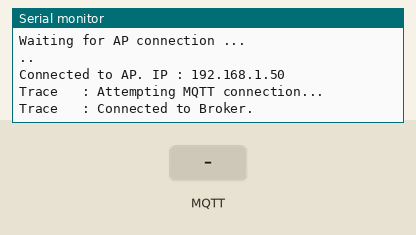
Simulated run of this sketch. Board: ESP8266 (NodeMCU). Parts: the last lines printed to the serial monitor. The test bench sets the inputs (shaded band). WiFi joins after 1.5 s; servers stay silent unless stated; no MQTT or app messages arrive unless stated.

Above: at 3.2 s.
3.3 s: MQTT message "1" arrives on the first subscribed topic
At 3.6 s:
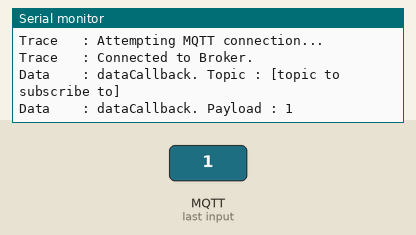
4.8 s: MQTT message "on" arrives on the first subscribed topic
At 6.0 s:
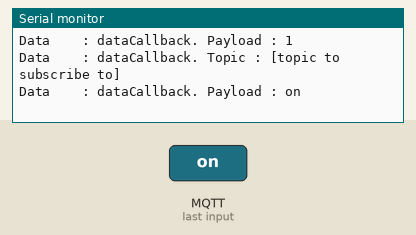
6.3 s: MQTT message "off" arrives on the first subscribed topic
At 7.1 s:
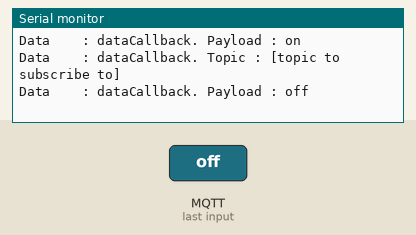

Measured:
- after the input at 3.3 s, the serial monitor: prints a new line at once (image 1)
- after the input at 4.8 s, the serial monitor: prints a new line at once (image 2)
- after the input at 6.3 s, the serial monitor: prints a new line at once (image 3)

The sketch:

Node_MCU_Sketch.ino
```cpp
#include <ESP8266WiFi.h>
#include <Arduino.h>

#include "MQTTConnector.h"
#include "Credentials.h"

#define WIFI_TIMEOUT 1000
#define LOOP_TIMEOUT 10000

/*Function to make sure Serial communication is working and connect the NODEMCU to the wifi router*/
void WiFiBegin(const char* ssid, const char* pass)
{
  WiFi.begin(ssid, pass);
  while(!Serial){}
  Serial.printf("Waiting for AP connection ...\n");
  while(WiFi.status() != WL_CONNECTED)
  {
    delay(WIFI_TIMEOUT);
    Serial.printf(".");
  }
  IPAddress ip = WiFi.localIP();
  Serial.printf("\nConnected to AP. IP : %d.%d.%d.%d\n",
    ip[0],ip[1],ip[2],ip[3]);
}

/*array of characters to store incoming messages*/
const byte numChars = 255;
char receivedChars[numChars];


boolean newData = false; //is true when there is an untreated new data

void setup()
{
  Serial.begin(9600); //Start serial communication
  Serial.setDebugOutput(true);
  WiFiBegin(STA_SSID, STA_PASS);
  MQTTBegin(); //Initalize subscription to broker and topic
}

void loop()
{
  recvWithStartEndMarkers();
  showNewData();
  sendNewData();
  MQTTLoop(); // makes sure the nodemcu is still connected and reconnects to broker and topic in case it disconnects
}

/*function to recieve the message from the arduino
Nodemcu will ignore all incoming serial characters until the character "<" is sent
then incoming characters will be stored in receivedChars with a maximum of 255 characters
cahracters stop being stored when ">" is recieved and newData == true*/

void recvWithStartEndMarkers() {
    static boolean recvInProgress = false;
    static byte ndx = 0;
    char startMarker = '<';
    char endMarker = '>';
    char rc;

    while (Serial.available() > 0 && newData == false) {
        rc = Serial.read();

        if (recvInProgress == true) {
            if (rc != endMarker) {
                receivedChars[ndx] = rc;
                ndx++;
                if (ndx >= numChars) {
                    ndx = numChars - 1;
                }
            }
            else {
                receivedChars[ndx] = '\0'; // terminate the string
                recvInProgress = false;
                ndx = 0;
                newData = true;
            }
        }

        else if (rc == startMarker) {
            recvInProgress = true;
        }
    }
}

/*function to display data on the serial port*/

void showNewData() {
    if (newData == true) {
        Serial.print("This just in ... ");
        Serial.println(receivedChars);
    }
}

/*function that checks if there is a message to send and initiate sending */
void sendNewData() {
    if (newData == true) {
        MQTTsend();
    }
}

/*Function that publishes the new message from the arduino in the designated topic */
void MQTTsend(){
  if(MQTTPublish(TOPIC,receivedChars))
  {
      newData=false;
      Serial.printf("MQTTPublish was successful.\n");
  }
}
```

Credentials.h
```cpp
#ifndef ARDUINO_CREDENTIALS_H
#define ARDUINO_CREDENTIALS_H

/* WiFi Credentials to connect Internet */
#define STA_SSID "Your SSID here"
#define STA_PASS "Your password here"

/* Provide MQTT broker credentials as denoted in maqiatto.com. */
#define MQTT_BROKER       "broker name"
#define MQTT_BROKER_PORT  1883
#define MQTT_USERNAME     "Username if any"
#define MQTT_KEY          "Password if any"

/* Provide topic as it is denoted in your topic list.
 * For example mine is : cadominna@gmail.com/topic1
 * To add topics, see https://www.maqiatto.com/configure
 */
#define TOPIC    "topic to send messages"
#define TOPICSUB "topic to subscribe to"

#define DEVICE_ID "01"
#endif /* ARDUINO_CREDENTIALS_H */
```

MQTTConnector.cpp
```cpp
#include <ESP8266WiFi.h>
#include <PubSubClient.h>
#include "MQTTConnector.h"
#include "Credentials.h"

WiFiClient wifiClient;
PubSubClient mqttClient(wifiClient);

boolean mqttInitCompleted = false;
String clientId = "IoTPractice-" + String(ESP.getChipId());
/* Incoming data callback. */
void dataCallback(char* topic, byte* payload, unsigned int length)
{
  char payloadStr[length + 1];
  memset(payloadStr, 0, length + 1);
  strncpy(payloadStr, (char*)payload, length);
  Serial.printf("Data    : dataCallback. Topic : [%s]\n", topic);
  Serial.printf("Data    : dataCallback. Payload : %s\n", payloadStr);
  if(payloadStr[0] == DEVICE_ID[0] && payloadStr[1] == DEVICE_ID[1])
  {
  Serial.write("<");
  Serial.print(payloadStr);
  Serial.print(">");
  }
}
/*Function to connect to broker and subscribe to a topic*/
void performConnect()
{
  uint16_t connectionDelay = 5000;
  while (!mqttClient.connected())
  {
    Serial.printf("Trace   : Attempting MQTT connection...\n");
    //if (mqttClient.connect(clientId.c_str(), MQTT_USERNAME, MQTT_KEY))
    if (mqttClient.connect(clientId.c_str()))
    {
      Serial.printf("Trace   : Connected to Broker.\n");

      /* Subscription to your topic after connection was successful.*/
      MQTTSubscribe(TOPICSUB);
    }
    else
    {
      Serial.printf("Error!  : MQTT Connect failed, rc = %d\n", mqttClient.state());
      Serial.printf("Trace   : Trying again in %d msec.\n", connectionDelay);
      delay(connectionDelay);
    }
  }
}

/*Function to publish on a specific topic*/

boolean MQTTPublish(const char* topic, char* payload)
{
  boolean retval = false;
  if (mqttClient.connected())
  {
    retval = mqttClient.publish(topic, payload);
  }
  return retval;
}

boolean MQTTSubscribe(const char* topicToSubscribe)
{
  boolean retval = false;
  if (mqttClient.connected())
  {
    retval = mqttClient.subscribe(topicToSubscribe);
  }
  return retval;
}

boolean MQTTIsConnected()
{
  return mqttClient.connected();
}

void MQTTBegin()
{
  mqttClient.setServer(MQTT_BROKER, MQTT_BROKER_PORT);
  mqttClient.setCallback(dataCallback);
  mqttInitCompleted = true;
}

void MQTTLoop()
{
  if(mqttInitCompleted)
  {
    if (!MQTTIsConnected())
    {
      performConnect();
    }
    mqttClient.loop();
  }
}
```

MQTTConnector.h
```cpp
#ifndef ARDUINO_MQTTCONNECTOR_H
#define ARDUINO_MQTTCONNECTOR_H

#include <Arduino.h>

void    MQTTBegin();
void    MQTTLoop();
boolean MQTTPublish(const char* topic, char* payload);
boolean MQTTSubscribe(const char* topicToSubscribe);
boolean MQTTIsConnected();

#endif /* ARDUINO_MQTTCONNECTOR_H */
```
